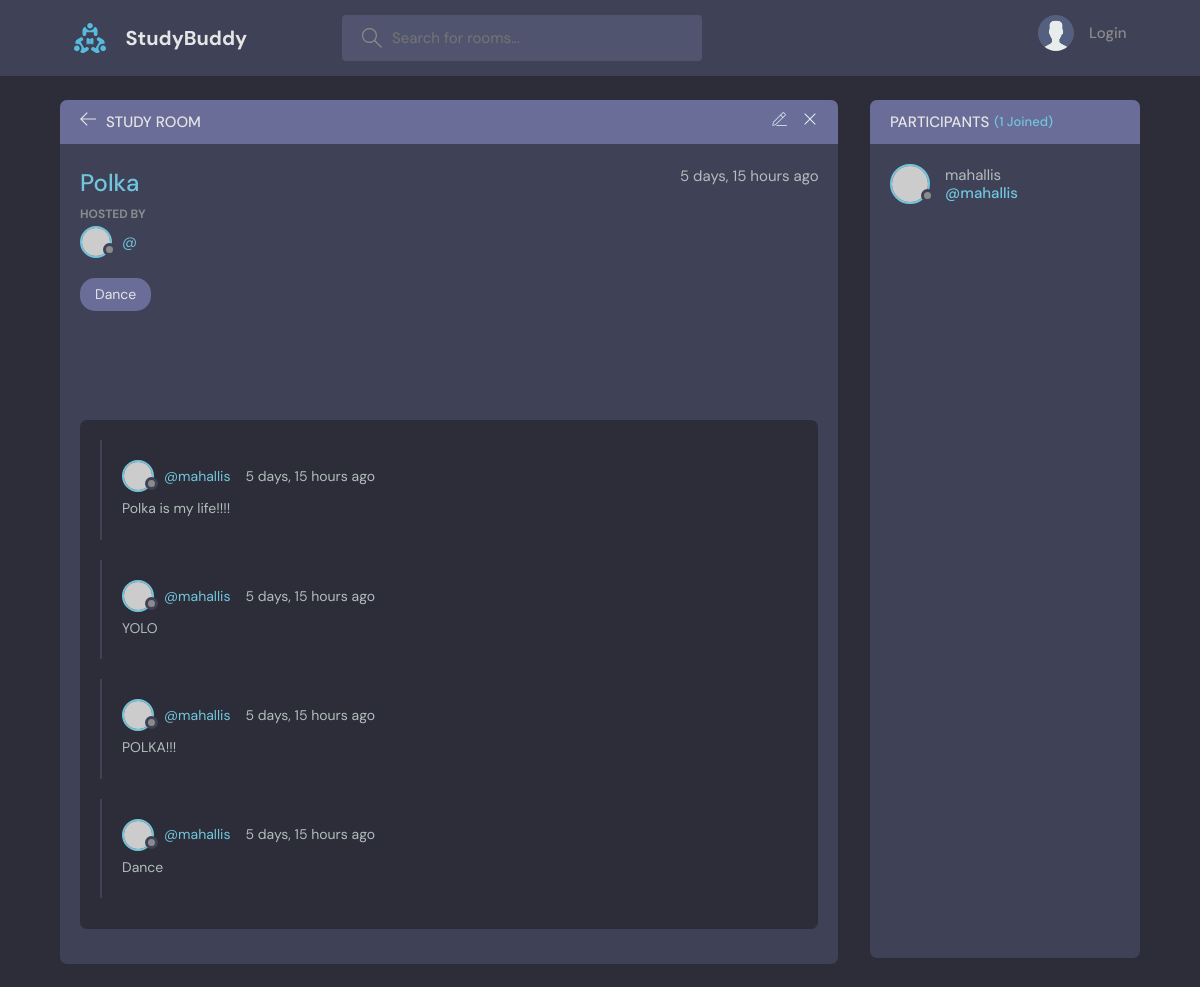
Page /room/7/ on the earlier database version.
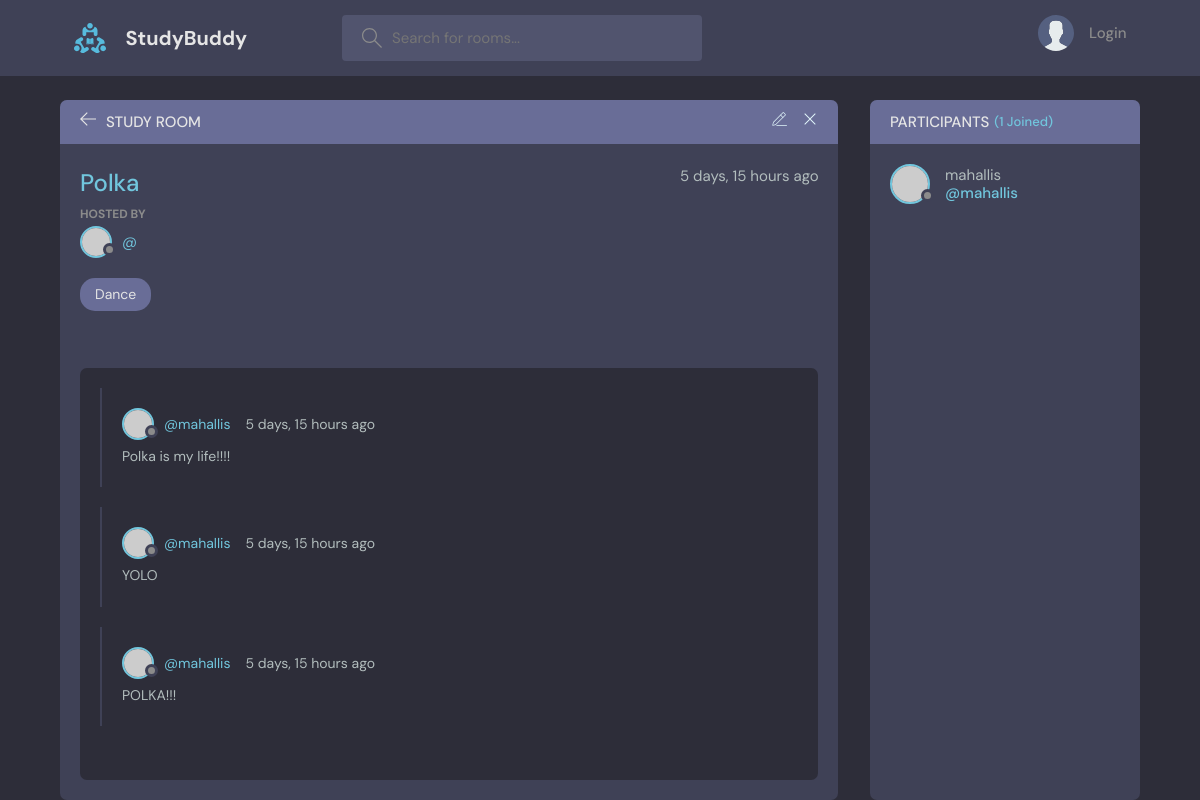
Same page on the later database version.
### base/models.py (models this page shows, shortened)
class Message(models.Model):
    user = models.ForeignKey(User, on_delete=models.CASCADE)
    room = models.ForeignKey(Room, on_delete=models.CASCADE)
    body = models.TextField()
    updated = models.DateTimeField(auto_now=True)
    created = models.DateTimeField(auto_now_add=True)
    class Meta:
        ordering = ['-updated', '-created']

### base/views.py (the view, shortened to what this page needs)
# urls.py: path('room/<str:pk>/', views.room, name="room"),
def room(request, pk):
    room = Room.objects.get(id=pk)
    room_messages = room.message_set.all().order_by('-created')
    participants = room.participants.all()
    context = {'room': room, 'room_messages': room_messages,
               'participants': participants}
    return render(request, 'base/room.html', context)

### base/models.py (called while the page is built)
    def __str__(self):
        return self.name

### base/templates/base/room.html (shortened to what this page needs)
{% extends 'main.html' %}
{% block content %}
<main class="profile-page layout layout--2">
  <div class="container">
    <div class="room">
      <div class="room__top">
        <div class="room__topLeft">
          <a href="{% url 'home' %}">
            <svg version="1.1" xmlns="http://www.w3.org/2000/svg" width="32" height="32" viewBox="0 0 32 32">
              <title>arrow-left</title>
              <path
                d="M13.723 2.286l-13.723 13.714 13.719 13.714 1.616-1.611-10.96-10.96h27.625v-2.286h-27.625l10.965-10.965-1.616-1.607z"
              ></path>
            </svg>
          </a>
          <h3>Study Room</h3>
        </div>
        <div class="room__topRight">
          <a href="{% url 'update-room' room.id %}">
          </a>
          <a href="{% url 'delete-room' room.id %}">
            <svg version="1.1" xmlns="http://www.w3.org/2000/svg" width="32" height="32" viewBox="0 0 32 32">
              <title>remove</title>
              <path
                d="M27.314 6.019l-1.333-1.333-9.98 9.981-9.981-9.981-1.333 1.333 9.981 9.981-9.981 9.98 1.333 1.333 9.981-9.98 9.98 9.98 1.333-1.333-9.98-9.98 9.98-9.981z"
              ></path>
            </svg>
          </a>
        </div>
      </div>
      <div class="room__box scroll">
        <div class="room__header scroll">
          <div class="room__info">
            <h3>{{room.name}}</h3>
            <span>{{room.created|timesince}} ago</span>
          </div>
          <div class="room__hosted">
            <p>Hosted By</p>
            <a href="{% url 'user-profile' user.id %}" class="room__author">
              <div class="avatar avatar--small">
                <img src="https://randomuser.me/api/portraits/men/69.jpg" />
              </div>
              <span>@{{user.username}}</span>
            </a>
          </div>
          <span class="room__topics">{{room.topic}}</span>
        </div>
        <div class="room__conversation">
          <div class="threads scroll">
            {% for message in room_messages %}
            <div class="thread">
              <div class="thread__top">
                <div class="thread__author">
                  <a href="{% url 'user-profile' user.id %}" class="thread__authorInfo">
                    <div class="avatar avatar--small">
                      <img src="https://randomuser.me/api/portraits/men/{{forloop.counter}}.jpg" />
                    </div>
                    <span>@{{message.user}}</span>
                  </a>
                  <span class="thread__date">{{message.created| timesince}} ago</span>
                </div>
              </div>
              <div class="thread__details">
                {{message.body}}
              </div>
            </div>
            {% endfor %}
          </div>
        </div>
      </div>
      <div class="room__message">
      </div>
    </div>
    <div class="participants">
      <h3 class="participants__top">Participants <span>({{participants.count}} Joined)</span></h3>
      <div class="participants__list scroll">
        {% for user in participants %}
        <a href="{% url 'user-profile' user.id %}" class="participant">
          <div class="avatar avatar--medium">
            <img src="https://randomuser.me/api/portraits/men/{{forloop.counter}}.jpg" />
          </div>
          <p>
            {{user.username}}
            <span>@{{user.username}}</span>
          </p>
        </a>
        {% endfor %}
      </div>
    </div>
  </div>
</main>
{% endblock %}

Differences in the rows shown:
removed Message: user "mahallis", created "5 days, 15 hours", body "Dance"
